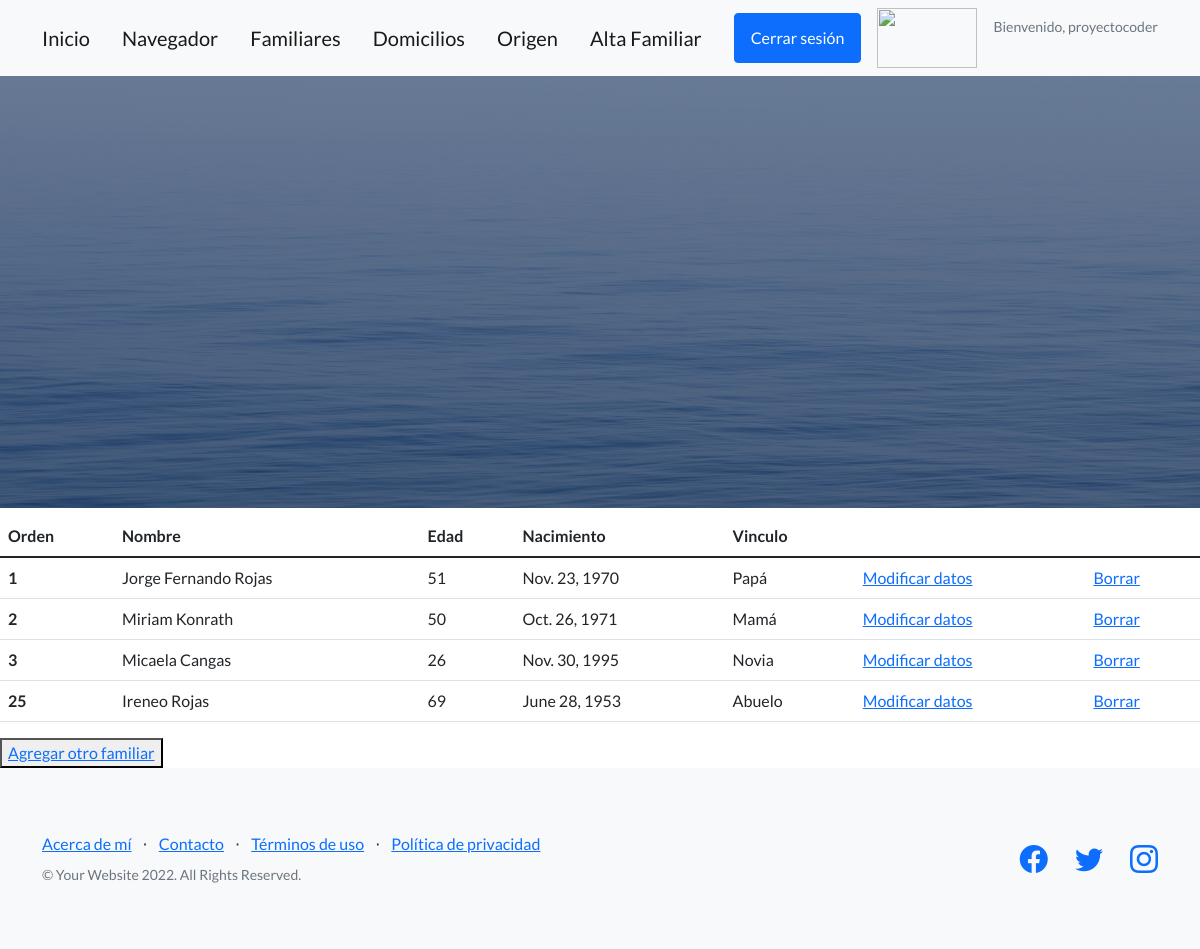
Page /index/lista_familiares (signed in) on the earlier database version.
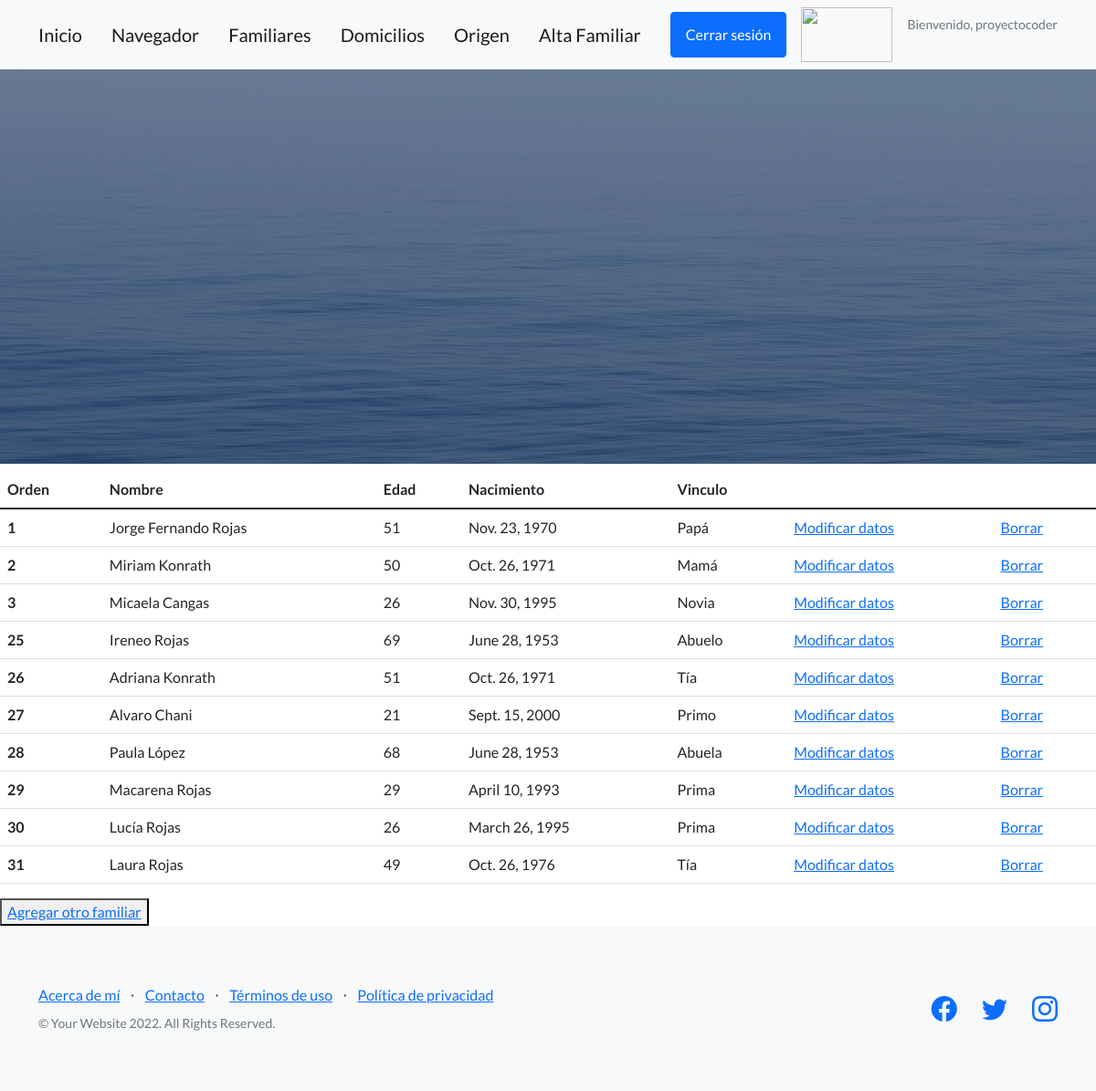
Same page on the later database version.
### app_familia/models.py (models this page shows, shortened)
class Familias (models.Model):
    nombre = models.CharField(max_length=40)
    edad = models.IntegerField()
    nacimiento = models.DateField()
    vinculo = models.CharField(max_length=20)

### app_familia/views.py (the view)
# urls.py: path("lista_familiares", views.lista_familiares, name= "lista_familiares"),
def lista_familiares(request):
    miembros = Familias.objects.all()
    datos = {"datos": miembros}
    return render(request, "lista_familiares.html", datos)

### app_familia/templates/lista_familiares.html (shortened to what this page needs)
{% extends "padre.html" %}
{% load static %}
{% block contenido %}
<table class="table">
  <thead>
    <tr>
      <th scope="col">Orden</th>
      <th scope="col">Nombre</th>
      <th scope="col">Edad</th>
      <th scope="col">Nacimiento</th>
      <th scope="col">Vinculo</th>
    </tr>
  </thead>
  <tbody>
    {%for familiar in datos%}
    <tr>
      <th scope="row">{{familiar.id}}</th>
      <td>{{familiar.nombre}}</td>
      <td>{{familiar.edad}}</td>
      <td>{{familiar.nacimiento}}</td>
      <td>{{familiar.vinculo}}</td>
      <td><a href="modificar">Modificar datos</a></td></td>
      <td><a href="eliminar_familiar">Borrar</a></td>
    </tr>
    {%endfor%}
  </tbody>
</table>
<button>
  <a href="nuevo_familiar">Agregar otro familiar</a>
</button>
    {% endblock %}

Differences in the rows shown:
added Familias: id "26", nombre "Adriana Konrath", edad "51", nacimiento "Oct. 26, 1971", vinculo "Tía"
added Familias: id "27", nombre "Alvaro Chani", edad "21", nacimiento "Sept. 15, 2000", vinculo "Primo"
added Familias: id "28", nombre "Paula López", edad "68", nacimiento "June 28, 1953", vinculo "Abuela"
added Familias: id "29", nombre "Macarena Rojas", edad "29", nacimiento "April 10, 1993", vinculo "Prima"
added Familias: id "30", nombre "Lucía Rojas", edad "26", nacimiento "March 26, 1995", vinculo "Prima"
added Familias: id "31", nombre "Laura Rojas", edad "49", nacimiento "Oct. 26, 1976", vinculo "Tía"
